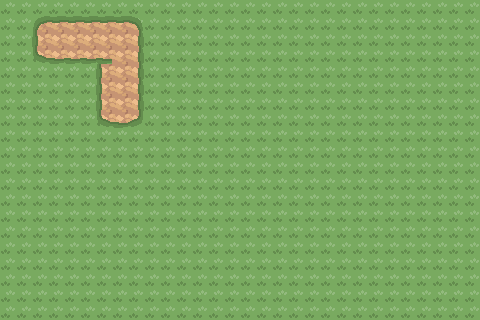

Below is a game level as drawn by its tile map, then a one-line description and the .tmx file that defines it, in full:
An orthogonal 30x20 tile map with 16x16 px tiles, 3 tile layers (ground, way, house).

<map version="1.10" tiledversion="1.11.0" orientation="orthogonal" renderorder="right-down" width="30" height="20" tilewidth="16" tileheight="16" infinite="0" nextlayerid="4" nextobjectid="1">
 <tileset firstgid="1" source="tileset/tileset_pokemon_sdk.tsx" />
 <layer id="1" name="ground" width="30" height="20">
  <data encoding="csv">
1,1,1,1,1,1,1,1,1,1,1,1,1,1,1,1,1,1,1,1,1,1,1,1,1,1,1,1,1,1,
1,1,1,1,1,1,1,1,1,1,1,1,1,1,1,1,1,1,1,1,1,1,1,1,1,1,1,1,1,1,
1,1,1,1,1,1,1,1,1,1,1,1,1,1,1,1,1,1,1,1,1,1,1,1,1,1,1,1,1,1,
1,1,1,1,1,1,1,1,1,1,1,1,1,1,1,1,1,1,1,1,1,1,1,1,1,1,1,1,1,1,
1,1,1,1,1,1,1,1,1,1,1,1,1,1,1,1,1,1,1,1,1,1,1,1,1,1,1,1,1,1,
1,1,1,1,1,1,1,1,1,1,1,1,1,1,1,1,1,1,1,1,1,1,1,1,1,1,1,1,1,1,
1,1,1,1,1,1,1,1,1,1,1,1,1,1,1,1,1,1,1,1,1,1,1,1,1,1,1,1,1,1,
1,1,1,1,1,1,1,1,1,1,1,1,1,1,1,1,1,1,1,1,1,1,1,1,1,1,1,1,1,1,
1,1,1,1,1,1,1,1,1,1,1,1,1,1,1,1,1,1,1,1,1,1,1,1,1,1,1,1,1,1,
1,1,1,1,1,1,1,1,1,1,1,1,1,1,1,1,1,1,1,1,1,1,1,1,1,1,1,1,1,1,
1,1,1,1,1,1,1,1,1,1,1,1,1,1,1,1,1,1,1,1,1,1,1,1,1,1,1,1,1,1,
1,1,1,1,1,1,1,1,1,1,1,1,1,1,1,1,1,1,1,1,1,1,1,1,1,1,1,1,1,1,
1,1,1,1,1,1,1,1,1,1,1,1,1,1,1,1,1,1,1,1,1,1,1,1,1,1,1,1,1,1,
1,1,1,1,1,1,1,1,1,1,1,1,1,1,1,1,1,1,1,1,1,1,1,1,1,1,1,1,1,1,
1,1,1,1,1,1,1,1,1,1,1,1,1,1,1,1,1,1,1,1,1,1,1,1,1,1,1,1,1,1,
1,1,1,1,1,1,1,1,1,1,1,1,1,1,1,1,1,1,1,1,1,1,1,1,1,1,1,1,1,1,
1,1,1,1,1,1,1,1,1,1,1,1,1,1,1,1,1,1,1,1,1,1,1,1,1,1,1,1,1,1,
1,1,1,1,1,1,1,1,1,1,1,1,1,1,1,1,1,1,1,1,1,1,1,1,1,1,1,1,1,1,
1,1,1,1,1,1,1,1,1,1,1,1,1,1,1,1,1,1,1,1,1,1,1,1,1,1,1,1,1,1,
1,1,1,1,1,1,1,1,1,1,1,1,1,1,1,1,1,1,1,1,1,1,1,1,1,1,1,1,1,1
</data>
 </layer>
 <layer id="2" name="way" width="30" height="20">
  <data encoding="csv">
0,0,0,0,0,0,0,0,0,0,0,0,0,0,0,0,0,0,0,0,0,0,0,0,0,0,0,0,0,0,
0,0,9,10,10,10,10,10,11,0,0,0,0,0,0,0,0,0,0,0,0,0,0,0,0,0,0,0,0,0,
0,0,17,18,18,18,18,18,19,0,0,0,0,0,0,0,0,0,0,0,0,0,0,0,0,0,0,0,0,0,
0,0,25,26,26,26,26,18,19,0,0,0,0,0,0,0,0,0,0,0,0,0,0,0,0,0,0,0,0,0,
0,0,0,0,0,0,17,18,19,0,0,0,0,0,0,0,0,0,0,0,0,0,0,0,0,0,0,0,0,0,
0,0,0,0,0,0,17,18,19,0,0,0,0,0,0,0,0,0,0,0,0,0,0,0,0,0,0,0,0,0,
0,0,0,0,0,0,17,18,19,0,0,0,0,0,0,0,0,0,0,0,0,0,0,0,0,0,0,0,0,0,
0,0,0,0,0,0,25,26,27,0,0,0,0,0,0,0,0,0,0,0,0,0,0,0,0,0,0,0,0,0,
0,0,0,0,0,0,0,0,0,0,0,0,0,0,0,0,0,0,0,0,0,0,0,0,0,0,0,0,0,0,
0,0,0,0,0,0,0,0,0,0,0,0,0,0,0,0,0,0,0,0,0,0,0,0,0,0,0,0,0,0,
0,0,0,0,0,0,0,0,0,0,0,0,0,0,0,0,0,0,0,0,0,0,0,0,0,0,0,0,0,0,
0,0,0,0,0,0,0,0,0,0,0,0,0,0,0,0,0,0,0,0,0,0,0,0,0,0,0,0,0,0,
0,0,0,0,0,0,0,0,0,0,0,0,0,0,0,0,0,0,0,0,0,0,0,0,0,0,0,0,0,0,
0,0,0,0,0,0,0,0,0,0,0,0,0,0,0,0,0,0,0,0,0,0,0,0,0,0,0,0,0,0,
0,0,0,0,0,0,0,0,0,0,0,0,0,0,0,0,0,0,0,0,0,0,0,0,0,0,0,0,0,0,
0,0,0,0,0,0,0,0,0,0,0,0,0,0,0,0,0,0,0,0,0,0,0,0,0,0,0,0,0,0,
0,0,0,0,0,0,0,0,0,0,0,0,0,0,0,0,0,0,0,0,0,0,0,0,0,0,0,0,0,0,
0,0,0,0,0,0,0,0,0,0,0,0,0,0,0,0,0,0,0,0,0,0,0,0,0,0,0,0,0,0,
0,0,0,0,0,0,0,0,0,0,0,0,0,0,0,0,0,0,0,0,0,0,0,0,0,0,0,0,0,0,
0,0,0,0,0,0,0,0,0,0,0,0,0,0,0,0,0,0,0,0,0,0,0,0,0,0,0,0,0,0
</data>
 </layer>
 <layer id="3" name="house" width="30" height="20">
  <data encoding="csv">
0,0,0,0,0,0,0,0,0,0,0,0,0,0,0,0,0,0,0,0,0,0,0,0,0,0,0,0,0,0,
0,0,0,0,0,0,0,0,0,0,0,0,0,0,0,0,0,0,0,0,0,0,0,0,0,0,0,0,0,0,
0,0,0,0,0,0,0,0,0,0,0,0,0,0,0,0,0,0,0,0,0,0,0,0,0,0,0,0,0,0,
0,0,0,0,0,0,0,0,0,0,0,0,0,0,0,0,0,0,0,0,0,0,0,0,0,0,0,0,0,0,
0,0,0,0,0,0,0,0,0,0,0,0,0,0,0,0,0,0,0,0,0,0,0,0,0,0,0,0,0,0,
0,0,0,0,0,0,0,0,0,0,0,0,0,0,0,0,0,0,0,0,0,0,0,0,0,0,0,0,0,0,
0,0,0,0,0,0,0,0,0,0,0,0,0,0,0,0,0,0,0,0,0,0,0,0,0,0,0,0,0,0,
0,0,0,0,0,0,0,0,0,0,0,0,0,0,0,0,0,0,0,0,0,0,0,0,0,0,0,0,0,0,
0,0,0,0,0,0,0,0,0,0,0,0,0,0,0,0,0,0,0,0,0,0,0,0,0,0,0,0,0,0,
0,0,0,0,0,0,0,0,0,0,0,0,0,0,0,0,0,0,0,0,0,0,0,0,0,0,0,0,0,0,
0,0,0,0,0,0,0,0,0,0,0,0,0,0,0,0,0,0,0,0,0,0,0,0,0,0,0,0,0,0,
0,0,0,0,0,0,0,0,0,0,0,0,0,0,0,0,0,0,0,0,0,0,0,0,0,0,0,0,0,0,
0,0,0,0,0,0,0,0,0,0,0,0,0,0,0,0,0,0,0,0,0,0,0,0,0,0,0,0,0,0,
0,0,0,0,0,0,0,0,0,0,0,0,0,0,0,0,0,0,0,0,0,0,0,0,0,0,0,0,0,0,
0,0,0,0,0,0,0,0,0,0,0,0,0,0,0,0,0,0,0,0,0,0,0,0,0,0,0,0,0,0,
0,0,0,0,0,0,0,0,0,0,0,0,0,0,0,0,0,0,0,0,0,0,0,0,0,0,0,0,0,0,
0,0,0,0,0,0,0,0,0,0,0,0,0,0,0,0,0,0,0,0,0,0,0,0,0,0,0,0,0,0,
0,0,0,0,0,0,0,0,0,0,0,0,0,0,0,0,0,0,0,0,0,0,0,0,0,0,0,0,0,0,
0,0,0,0,0,0,0,0,0,0,0,0,0,0,0,0,0,0,0,0,0,0,0,0,0,0,0,0,0,0,
0,0,0,0,0,0,0,0,0,0,0,0,0,0,0,0,0,0,0,0,0,0,0,0,0,0,0,0,0,0
</data>
 </layer>
</map>
